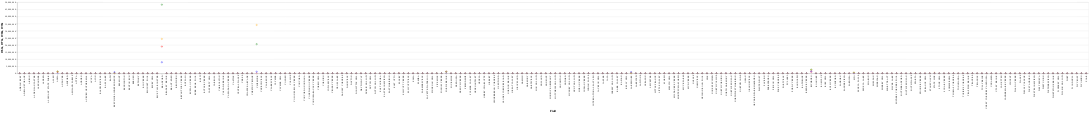

Write notebook code for a chart like this one.
### Markdown cell above
####Let's represent the pivot table in a scatter plot.

### Code cell
First = Chart(Field_pivot).mark_point(color = 'red').encode(x='Field',
                              y='1960s' ).interactive()
                        
Second = Chart(Field_pivot).mark_point(color = 'green').encode(x='Field',
                              y='1970s').interactive()
 
Third = Chart(Field_pivot).mark_point(color = 'orange').encode(x='Field',
                              y='1980s').interactive()
 
Fourth = Chart(Field_pivot).mark_point(color = 'blue').encode(x='Field',
                              y='1990s').interactive()
First + Second + Third + Fourth

### Figure 1 — Vega-Lite specification as saved in the notebook (floating-point values rounded to 4 significant figures; data arrays with more than 128 entries replaced by an {"elided": "..."} marker saying what was removed)
{"config": {"view": {"continuousWidth": 400, "continuousHeight": 300}}, "layer": [{"mark": {"type": "point", "color": "red"}, "encoding": {"x": {"type": "nominal", "field": "Field"}, "y": {"type": "quantitative", "field": "1960s"}}, "selection": {"selector001": {"type": "interval", "bind": "scales", "encodings": ["x", "y"]}}}, {"mark": {"type": "point", "color": "green"}, "encoding": {"x": {"type": "nominal", "field": "Field"}, "y": {"type": "quantitative", "field": "1970s"}}, "selection": {"selector002": {"type": "interval", "bind": "scales", "encodings": ["x", "y"]}}}, {"mark": {"type": "point", "color": "orange"}, "encoding": {"x": {"type": "nominal", "field": "Field"}, "y": {"type": "quantitative", "field": "1980s"}}, "selection": {"selector003": {"type": "interval", "bind": "scales", "encodings": ["x", "y"]}}}, {"mark": {"type": "point", "color": "blue"}, "encoding": {"x": {"type": "nominal", "field": "Field"}, "y": {"type": "quantitative", "field": "1990s"}}, "selection": {"selector004": {"type": "interval", "bind": "scales", "encodings": ["x", "y"]}}}], "data": {"name": "data-32a6c9db559c30a33d169e6a0109a03f"}, "$schema": "https://vega.github.io/schema/vega-lite/v4.8.1.json", "datasets": {"data-32a6c9db559c30a33d169e6a0109a03f": {"elided": "226 records"}}}
